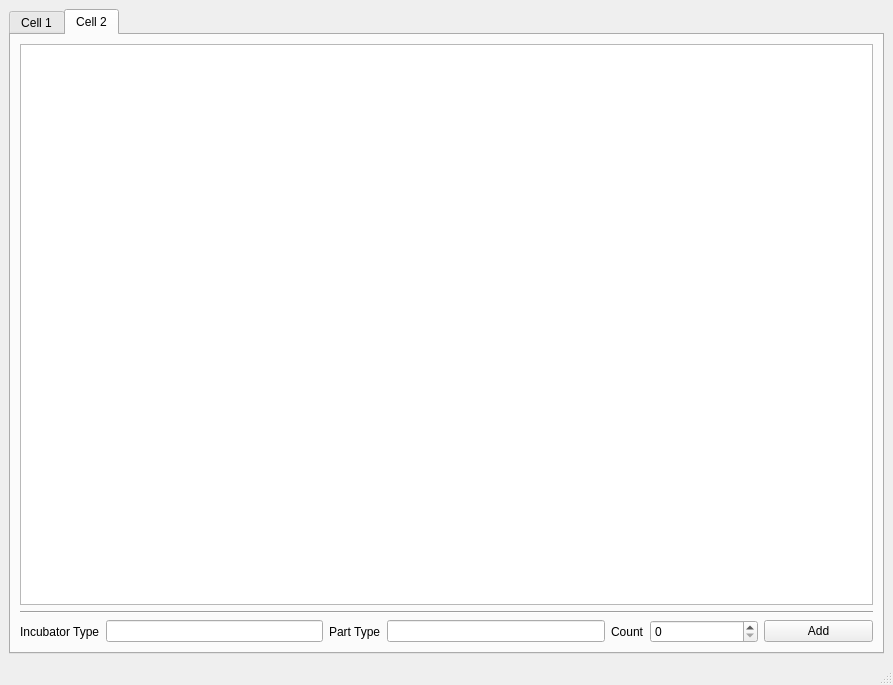
<?xml version="1.0" encoding="UTF-8"?>
<ui version="4.0">
 <class>MainWindow</class>
 <widget class="QMainWindow" name="MainWindow">
  <property name="geometry">
   <rect>
    <x>0</x>
    <y>0</y>
    <width>893</width>
    <height>685</height>
   </rect>
  </property>
  <property name="windowTitle">
   <string>MainWindow</string>
  </property>
  <widget class="QWidget" name="centralwidget">
   <layout class="QVBoxLayout" name="verticalLayout">
    <item>
     <widget class="QTabWidget" name="tabWidget">
      <property name="currentIndex">
       <number>1</number>
      </property>
      <widget class="QWidget" name="tab">
       <attribute name="title">
        <string>Cell 1</string>
       </attribute>
       <layout class="QVBoxLayout" name="verticalLayout_2">
        <item>
         <widget class="QTableWidget" name="table_c1">
          <property name="horizontalScrollBarPolicy">
           <enum>Qt::ScrollBarAlwaysOff</enum>
          </property>
          <property name="editTriggers">
           <set>QAbstractItemView::NoEditTriggers</set>
          </property>
          <property name="selectionBehavior">
           <enum>QAbstractItemView::SelectRows</enum>
          </property>
          <property name="cornerButtonEnabled">
           <bool>true</bool>
          </property>
          <attribute name="verticalHeaderVisible">
           <bool>false</bool>
          </attribute>
         </widget>
        </item>
        <item>
         <widget class="Line" name="line">
          <property name="orientation">
           <enum>Qt::Horizontal</enum>
          </property>
         </widget>
        </item>
        <item>
         <layout class="QHBoxLayout" name="horizontalLayout" stretch="0,3,0,0,1,0">
          <item>
           <widget class="QLabel" name="label">
            <property name="text">
             <string>Type:</string>
            </property>
           </widget>
          </item>
          <item>
           <widget class="QLineEdit" name="line_edit_type"/>
          </item>
          <item>
           <widget class="Line" name="line_2">
            <property name="orientation">
             <enum>Qt::Vertical</enum>
            </property>
           </widget>
          </item>
          <item>
           <widget class="QLabel" name="label_2">
            <property name="text">
             <string>Count:</string>
            </property>
           </widget>
          </item>
          <item>
           <widget class="QSpinBox" name="spinbox_count">
            <property name="prefix">
             <string/>
            </property>
            <property name="maximum">
             <number>9999</number>
            </property>
            <property name="singleStep">
             <number>10</number>
            </property>
           </widget>
          </item>
          <item>
           <widget class="QPushButton" name="button_add_c1">
            <property name="text">
             <string>Add</string>
            </property>
           </widget>
          </item>
         </layout>
        </item>
       </layout>
      </widget>
      <widget class="QWidget" name="tab_2">
       <attribute name="title">
        <string>Cell 2</string>
       </attribute>
       <layout class="QVBoxLayout" name="verticalLayout_3">
        <item>
         <widget class="QTableWidget" name="table_c2">
          <property name="horizontalScrollBarPolicy">
           <enum>Qt::ScrollBarAlwaysOff</enum>
          </property>
          <property name="editTriggers">
           <set>QAbstractItemView::NoEditTriggers</set>
          </property>
          <property name="selectionBehavior">
           <enum>QAbstractItemView::SelectRows</enum>
          </property>
          <property name="cornerButtonEnabled">
           <bool>true</bool>
          </property>
          <attribute name="verticalHeaderVisible">
           <bool>false</bool>
          </attribute>
         </widget>
        </item>
        <item>
         <widget class="Line" name="line_3">
          <property name="orientation">
           <enum>Qt::Horizontal</enum>
          </property>
         </widget>
        </item>
        <item>
         <layout class="QHBoxLayout" name="horizontalLayout_2" stretch="0,2,0,2,0,1,1">
          <item>
           <widget class="QLabel" name="label_3">
            <property name="text">
             <string>Incubator Type</string>
            </property>
           </widget>
          </item>
          <item>
           <widget class="QLineEdit" name="line_edit_inc_type"/>
          </item>
          <item>
           <widget class="QLabel" name="label_4">
            <property name="text">
             <string>Part Type</string>
            </property>
           </widget>
          </item>
          <item>
           <widget class="QLineEdit" name="line_edit_part_type"/>
          </item>
          <item>
           <widget class="QLabel" name="label_5">
            <property name="text">
             <string>Count</string>
            </property>
           </widget>
          </item>
          <item>
           <widget class="QSpinBox" name="spinbox_marker_count"/>
          </item>
          <item>
           <widget class="QPushButton" name="button_add_c2">
            <property name="text">
             <string>Add</string>
            </property>
           </widget>
          </item>
         </layout>
        </item>
       </layout>
      </widget>
     </widget>
    </item>
   </layout>
  </widget>
  <widget class="QMenuBar" name="menubar">
   <property name="geometry">
    <rect>
     <x>0</x>
     <y>0</y>
     <width>893</width>
     <height>21</height>
    </rect>
   </property>
  </widget>
  <widget class="QStatusBar" name="statusbar">
   <property name="sizePolicy">
    <sizepolicy hsizetype="Expanding" vsizetype="Preferred">
     <horstretch>0</horstretch>
     <verstretch>0</verstretch>
    </sizepolicy>
   </property>
  </widget>
 </widget>
 <resources/>
 <connections/>
</ui>
